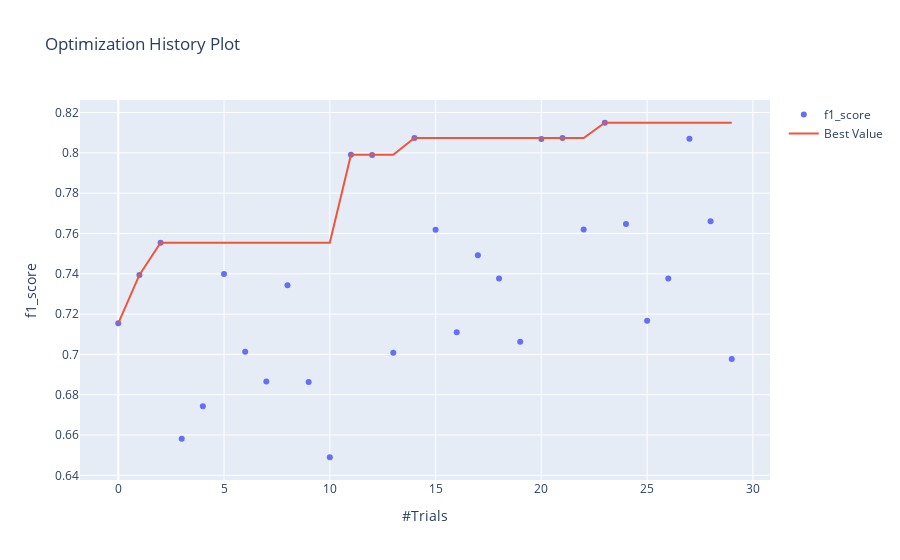

The cell this chart's notebook holds for it:
### Markdown cell above
График истории оптимизации - отображает количество испытаний на оси Х и метрику на оси Y.

Следует использовать эту диаграмму, чтобы проверить, идет ли оптимизация гиперпараметров в правильном направлении или нет.

### Code cell
optuna.visualization.plot_optimization_history(study, target_name="f1_score")

### Figure 1 — Plotly figure (JSON) as saved in the notebook; plotly's stock layout.template omitted (floating-point values rounded to 4 significant figures)
{"data": [{"mode": "markers", "name": "f1_score", "type": "scatter", "x": [0, 1, 2, 3, 4, 5, 6, 7, 8, 9, 10, 11, 12, 13, 14, 15, 16, 17, 18, 19, 20, 21, 22, 23, 24, 25, 26, 27, 28, 29], "y": [0.7154, 0.7394, 0.7554, 0.6581, 0.6743, 0.7399, 0.7013, 0.6865, 0.7344, 0.6863, 0.649, 0.799, 0.7989, 0.7008, 0.8073, 0.7619, 0.711, 0.7493, 0.7376, 0.7063, 0.8069, 0.8073, 0.762, 0.8149, 0.7647, 0.7167, 0.7376, 0.8069, 0.766, 0.6977]}, {"name": "Best Value", "type": "scatter", "x": [0, 1, 2, 3, 4, 5, 6, 7, 8, 9, 10, 11, 12, 13, 14, 15, 16, 17, 18, 19, 20, 21, 22, 23, 24, 25, 26, 27, 28, 29], "y": [0.7154, 0.7394, 0.7554, 0.7554, 0.7554, 0.7554, 0.7554, 0.7554, 0.7554, 0.7554, 0.7554, 0.799, 0.799, 0.799, 0.8073, 0.8073, 0.8073, 0.8073, 0.8073, 0.8073, 0.8073, 0.8073, 0.8073, 0.8149, 0.8149, 0.8149, 0.8149, 0.8149, 0.8149, 0.8149]}], "layout": {"title": {"text": "Optimization History Plot"}, "xaxis": {"title": {"text": "#Trials"}}, "yaxis": {"title": {"text": "f1_score"}}}}
